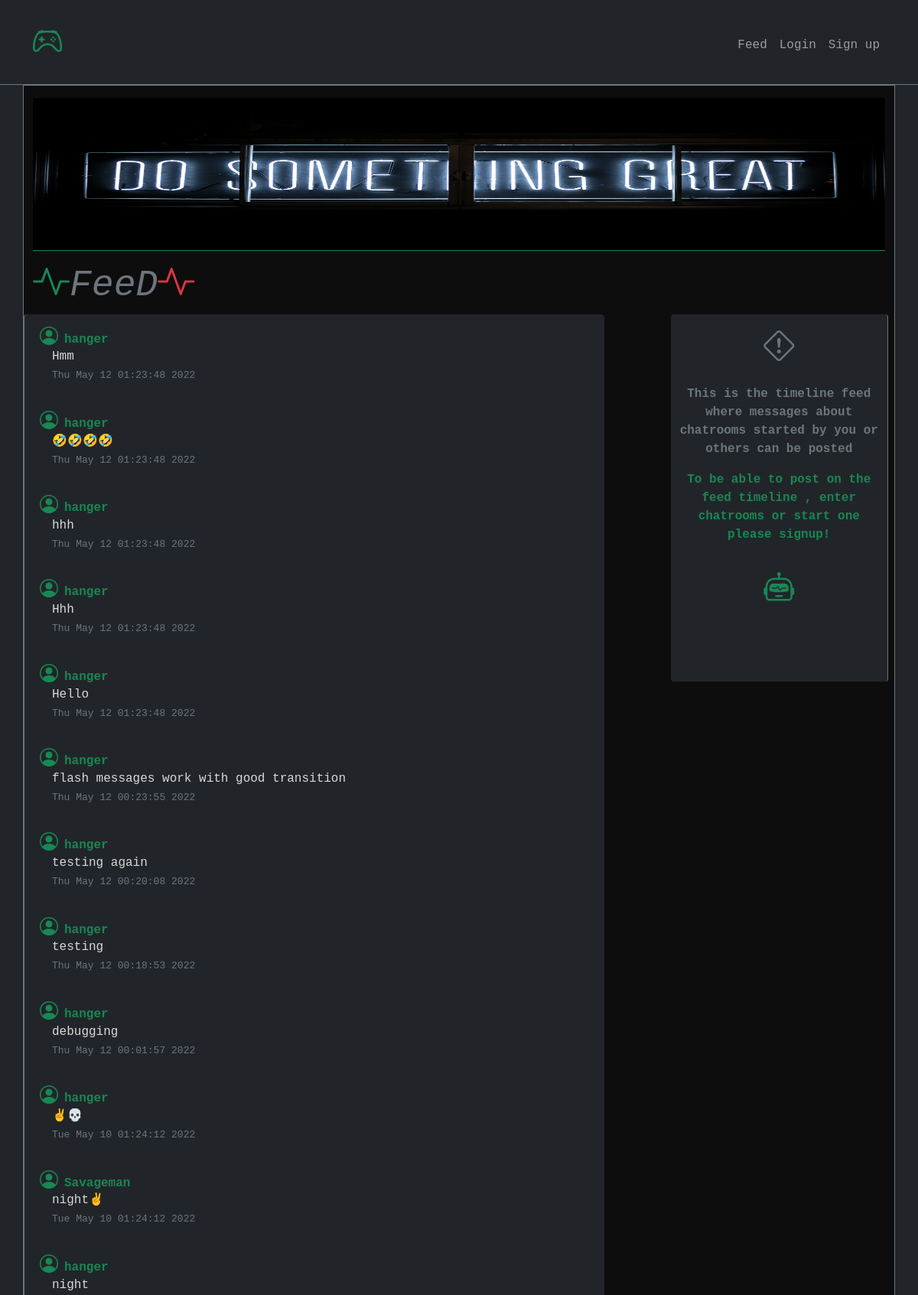
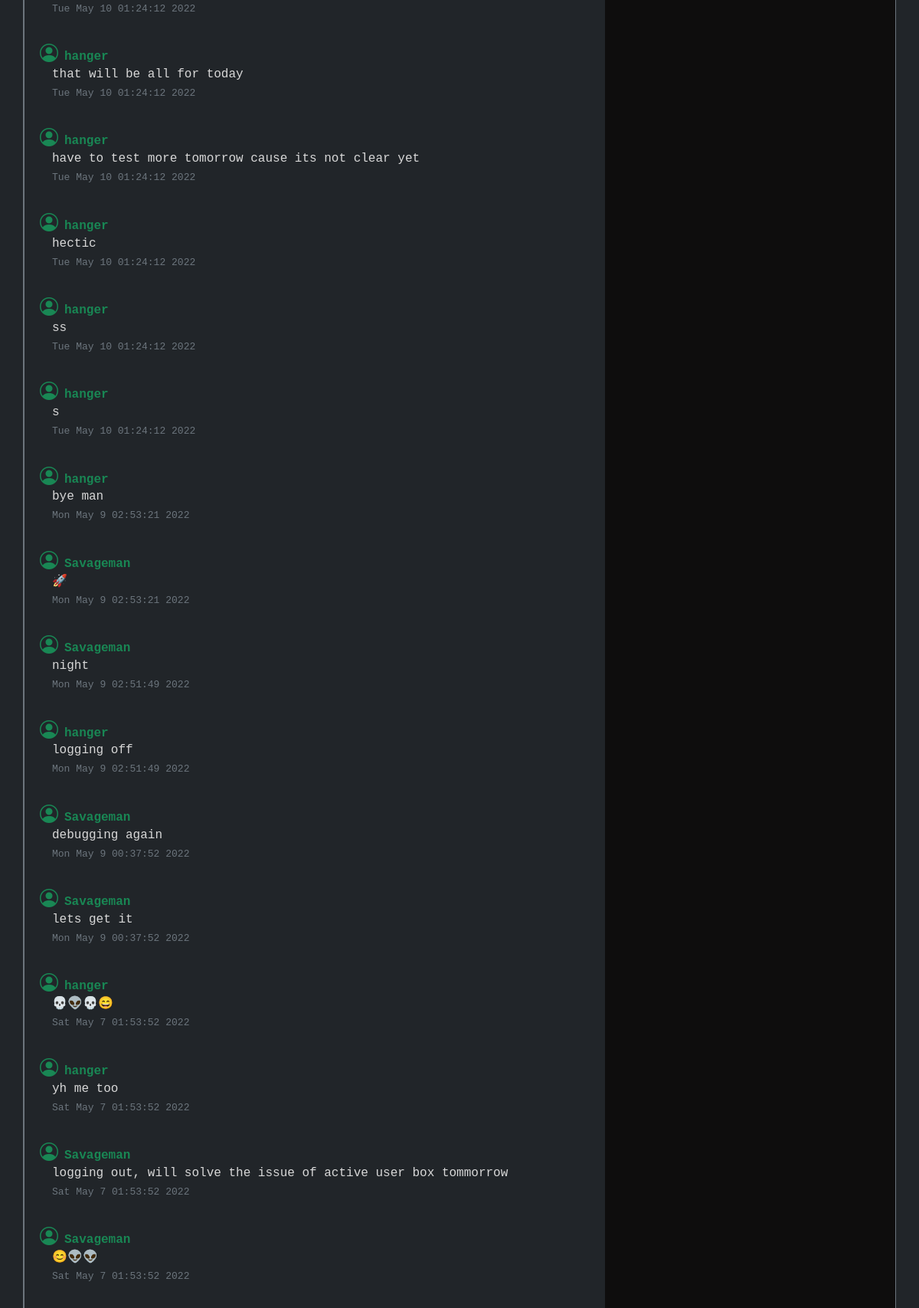
The page / (upper part) on the database its author committed (2 pictures, top to bottom).
### webapp/database_models.py (models this page shows)
class Feeds(db.Model):
    id = db.Column(db.Integer,primary_key = True)
    post = db.Column(db.String)
    username = db.Column(db.String)
    timeobj = db.Column(db.DateTime,default = datetime.now())
    timestr = db.Column(db.String,default = datetime.now().strftime("%c"))
    user_id = db.Column(db.Integer,db.ForeignKey("users.id"))

### webapp/views.py (the view)
@views.route("/",methods = ["POST","GET"])
def index():
    feed_posts = Feeds.query.order_by(Feeds.id.desc()).limit(100).all()
    if current_user.is_authenticated:
        chatrooms = Chatrooms_joined.query.filter_by(user_id = session["user_id"]).order_by(Chatrooms_joined.id.desc()).limit(6).all()
        return render_template("feed.html", user = current_user,feed_posts = feed_posts, chatrooms = chatrooms)
    else:
        return render_template("feed.html", user = current_user,feed_posts = feed_posts)

### webapp/templates/feed.html (shortened to what this page needs)
<!DOCTYPE html>
<html lang="en">
    <head>
        <link rel="stylesheet" href="https://cdn.jsdelivr.net/npm/bootstrap-icons@1.8.1/font/bootstrap-icons.css">
        <link rel="stylesheet" href="../static/style.css">
        <link rel="stylesheet" href="../static/sass/main.css">
        <link href="https://cdn.jsdelivr.net/npm/bootstrap@5.0.2/dist/css/bootstrap.min.css" rel="stylesheet">
    </head>
    <body class="   bg-dark font-monospace">
         <nav class="navbar sticky-top navbar-expand-md bg-dark pb-3 navbar-dark border-bottom border-secondary">
            <div class="container-md  mt-3">
                <a href="#" class="navbar-brand ">
                    <span class="fw-bold  fs-1 ">
                      <i class="bi bi-controller text-success"></i>
                    </span>
                </a>
                <div class="collapse navbar-collapse justify-content-end align-center" id="main-nav">
                    <ul class="navbar-nav ">
                      <li class="nav-item">
                        <a class="nav-link" href="/">Feed</a>
                      </li>
                      {%if user.is_authenticated%}
                      <li class="nav-item">
                        <a class="nav-link" href="/logout">Logout</a>
                      </li>
                      {%else%}
                      <li class="nav-item">
                        <a class="nav-link" href="/login">Login</a>
                      </li>
                      <li class="nav-item">
                        <a class="nav-link" href="/signup">Sign up</a>
                      </li>
                      {%endif%}
                    </ul>
                  </div>
                </div>
        </nav>
        <div class=" border border-secondary feed_body  container-md ">
            <div class="  mt-3 d-none d-md-block ">
                <div id="carouselExampleInterval" class="carousel slide" data-bs-ride="carousel">
                    <div class="carousel-inner image_box  ">
                      <div class="carousel-item  active border-bottom border-success" data-bs-interval="20000">
                        <img src="../static/images/clark-tibbs-oqStl2L5oxI-unsplash.jpg" class="d-block w-100  img-c" alt="...">
                      </div>
                    </div>
                </div>
            </div>
            <div class="row justify-content-between mt-3  ">
                <h2 class= "lead display-5 fw-light fst-italic text-muted ">
                    <i class="bi bi-activity text-success"></i>FeeD<i class="bi bi-activity text-danger"></i>
                </h2>
                <div class="col-md-8  col-sm-12 pt-3 mb-5 bg-dark content border-start border-secondary rounded " id="feed_content" >
                    {%if feed_posts%}
                        {%for feed in feed_posts%}
                            <div  class ='chat_text_box  ms-2 '>
                                <h2 class= 'fs-6 fw-bold text-success  lead '><i class='bi bi-person-circle fs-4 me-2'></i>{{feed.username}}</h2>
                                <p class = 'chat_text ps-3 ' >{{feed.post}}</P>
                                <p class = 'chat_time ps-3  text-muted'>{{feed.timestr}}</p>
                            </div>
                        {%endfor%}
                    {%endif%}
                </div>
                <div class="col-md-3 d-none d-md-block bg-dark info_box rounded me-2 border-end border-secondary ">
                    {%if user.is_authenticated%}
                        <div>
                            <i class="bi col bi-person-fill text-success text-center display-1 d-block userprofile "></i>
                            <p class="text-muted col   text-center fs-4   ">
                                @{{session.username}}
                            </p>
                            <div  class = "mt-5 ">
                                <p class = "text-muted  border-bottom border-success  rounded"> Recent Chatrooms</p>
                                {%if chatrooms%}
                                    {%for chatroom in chatrooms%}
                                    <p class = "text-success border-bottom border-secondary rounded">#{{chatroom.chatroom}}</p>
                                    {%endfor%}
                                {%endif%}
                            </div>
                        </div>
                    {%else%}
                        <div >
                            <div class="text-center pt-3">
                                <i class="bi bi-exclamation-diamond text-muted fs-1"></i>
                            </div>
                            <div class="pt-3 ">
                                <p class="lead text-center fw-bolder fs-6 text-muted">
                                    This is the timeline feed where messages about chatrooms started by you or others can be posted
                                </p>
                                <p class="lead text-success fw-bold text-center fs-6">
                                    To be able to post on the feed timeline , enter chatrooms or start one please signup!
                                </p>
                            </div>
                            <div class="text-center pt-3">
                                <i class="bi bi-robot text-success fs-1"></i>
                            </div>
                        </div>
                    {%endif%}
                </div>
            </div>
        </div>
    </body>
</html>

### webapp/static/style.css (style rules this page uses)
#feed_content { color: rgb(216, 216, 216); word-wrap: break-word; }
.chat_text { color: rgb(216, 216, 216); margin-top: -10px; }
.chat_time { font-size: small; margin-top: -13px; padding-bottom: 20px; }
.info_box { height: 30rem; }
.image_box { height: 200px; }
.carousel-item { height: 100%; }
.img-c { height: 100%; }
.feed_body { background-color: rgb(14, 13, 13); }

### rows shown on the page
Feeds: username "hanger", post "Hmm", timestr "Thu May 12 01:23:48 2022"
Feeds: username "hanger", post "🤣🤣🤣🤣", timestr "Thu May 12 01:23:48 2022"
Feeds: username "hanger", post "hhh", timestr "Thu May 12 01:23:48 2022"
Feeds: username "hanger", post "Hhh", timestr "Thu May 12 01:23:48 2022"
Feeds: username "hanger", post "Hello", timestr "Thu May 12 01:23:48 2022"
Feeds: username "hanger", post "flash messages work with good transition", timestr "Thu May 12 00:23:55 2022"
Feeds: username "hanger", post "testing again", timestr "Thu May 12 00:20:08 2022"
Feeds: username "hanger", post "testing", timestr "Thu May 12 00:18:53 2022"
Feeds: username "hanger", post "debugging", timestr "Thu May 12 00:01:57 2022"
Feeds: username "hanger", post "✌️💀", timestr "Tue May 10 01:24:12 2022"
Feeds: username "Savageman", post "night✌️", timestr "Tue May 10 01:24:12 2022"
Feeds: username "hanger", post "night", timestr "Tue May 10 01:24:12 2022"
Feeds: username "hanger", post "that will be all for today", timestr "Tue May 10 01:24:12 2022"
Feeds: username "hanger", post "have to test more tomorrow cause its not clear yet", timestr "Tue May 10 01:24:12 2022"
Feeds: username "hanger", post "hectic", timestr "Tue May 10 01:24:12 2022"
Feeds: username "hanger", post "ss", timestr "Tue May 10 01:24:12 2022"
Feeds: username "hanger", post "s", timestr "Tue May 10 01:24:12 2022"
Feeds: username "hanger", post "bye man", timestr "Mon May 9 02:53:21 2022"
Feeds: username "Savageman", post "🚀", timestr "Mon May 9 02:53:21 2022"
Feeds: username "Savageman", post "night", timestr "Mon May 9 02:51:49 2022"
Feeds: username "hanger", post "logging off", timestr "Mon May 9 02:51:49 2022"
Feeds: username "Savageman", post "debugging again", timestr "Mon May 9 00:37:52 2022"
Feeds: username "Savageman", post "lets get it", timestr "Mon May 9 00:37:52 2022"
Feeds: username "hanger", post "💀👽💀😄", timestr "Sat May 7 01:53:52 2022"
Feeds: username "hanger", post "yh me too", timestr "Sat May 7 01:53:52 2022"
Feeds: username "Savageman", post "logging out, will solve the issue of active user box tommorrow", timestr "Sat May 7 01:53:52 2022"
Feeds: username "Savageman", post "😊👽👽", timestr "Sat May 7 01:53:52 2022"
